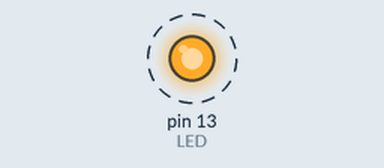
Recording of a sketch running on a simulated Arduino Uno, built with avr-gcc and run on an emulated ATmega328P. Parts: output pins drawn as LEDs (lit = HIGH). Dashed ring = blinking.

Above: at 0.5 s.
Timing chart, 0 to 4.6 s (numbered marks = the images above):
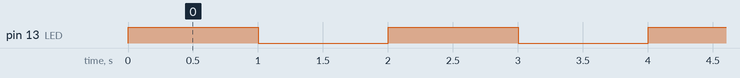

Measured:
- by itself, pin 13 (LED): alternates HIGH for 1.0 s and LOW for 1.0 s

The sketch:

preprocessor3a.ino
```cpp
/*
  Der leichte Einstieg in Arduino & Co.
  Ein Makro mit Programmcode

  Version 1.00, 16.05.2020
  Der Hobbyelektroniker
  https://community.hobbyelektroniker.ch
  https://www.youtube.com/c/HobbyelektronikerCh
  Der Code kann mit Quellenangabe frei verwendet werden.
*/

#define LED 13
//const int zeit = 1000;
#define zeit 1000

#define SET_OUTPUT pinMode(LED, OUTPUT)

void setup() {
  SET_OUTPUT;
}

void loop() {
  digitalWrite(LED, HIGH);   // LED einschalten
  delay(zeit);               // Pause
  digitalWrite(LED, LOW);    // LED ausschalten
  delay(zeit);               // Pause
}
```
